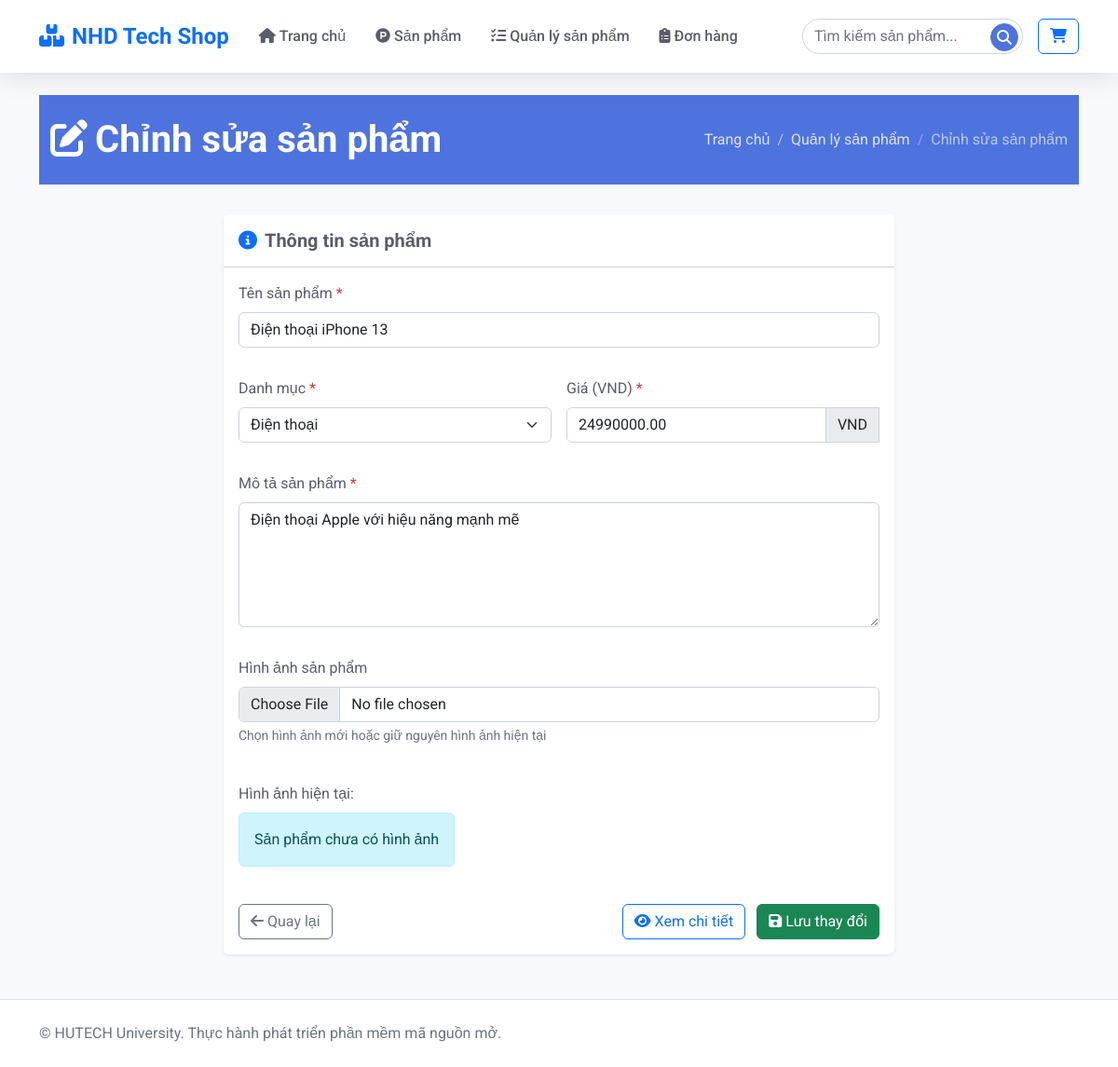
/Product/edit/2, run on the app's committed database.
### tables this page shows
CREATE TABLE IF NOT EXISTS product (
 id INT AUTO_INCREMENT PRIMARY KEY,
 name VARCHAR(100) NOT NULL,
 description TEXT,
 price DECIMAL(10,2) NOT NULL,
 image VARCHAR(255) DEFAULT NULL,
 category_id INT,
 FOREIGN KEY (category_id) REFERENCES category(id) ON DELETE CASCADE
);

CREATE TABLE IF NOT EXISTS category (
 id INT AUTO_INCREMENT PRIMARY KEY,
 name VARCHAR(100) NOT NULL,
 description TEXT
);

### index.php (called while the page is built, shortened)
<?php
require_once 'app/models/ProductModel.php';
require_once 'app/models/CategoryModel.php';
$url = $_GET['url'] ?? '';
$url = rtrim($url, '/');
$url = filter_var($url, FILTER_SANITIZE_URL);
$url = explode('/', $url);
$action = isset($url[1]) && $url[1] != '' ? $url[1] : 'index';
$controller = new $controllerName();
call_user_func_array([$controller, $action], array_slice($url, 2));

### app/config/database.php (called while the page is built, shortened)
<?php
class Database {
    private $host = "localhost";
    private $db_name = "my_store";
    private $username = "root";
    private $password = "";
    public function getConnection() {
        $this->conn = null;
        try {
            $this->conn = new PDO("mysql:host=" . $this->host . ";dbname=" . $this->db_name, $this->username, $this->password);
            $this->conn->exec("set names utf8");
        } catch(PDOException $exception) {
            echo "Connection error: " . $exception->getMessage();
        }
        return $this->conn;
    }
}

### app/models/ProductModel.php (called while the page is built, shortened)
<?php
class ProductModel
{
    private $conn;
    private $table_name = "product";
    public function __construct($db)
    {
        $this->conn = $db;
    }
    public function getProductById($id)
    {
        $query = "SELECT p.*, c.name as category_name
                  FROM " . $this->table_name . " p
                  LEFT JOIN category c ON p.category_id = c.id
                  WHERE p.id = :id";
        $stmt = $this->conn->prepare($query);
        $stmt->bindParam(':id', $id);
        $stmt->execute();
        $result = $stmt->fetch(PDO::FETCH_OBJ);
        return $result;
    }
}

### app/models/CategoryModel.php (called while the page is built, shortened)
<?php
class CategoryModel
{
    private $conn;
    private $table_name = "category";
    public function __construct($db)
    {
        $this->conn = $db;
    }
    public function getCategories()
    {
        $query = "SELECT id, name, description FROM " . $this->table_name . " ORDER BY name ASC";
        $stmt = $this->conn->prepare($query);
        $stmt->execute();
        $result = $stmt->fetchAll(PDO::FETCH_OBJ);
        return $result;
    }
}
?>

### app/views/product/edit.php (the view, shortened to what this page needs)
<?php include 'app/views/shares/header.php'; ?>
<div class="admin-header">
    <div class="container">
        <div class="row align-items-center">
            <div class="col-md-6">
                <h1 class="admin-title">
                    <i class="fas fa-edit me-2"></i>Chỉnh sửa sản phẩm
                </h1>
            </div>
            <div class="col-md-6">
                <nav aria-label="breadcrumb">
                    <ol class="breadcrumb justify-content-md-end mb-0">
                        <li class="breadcrumb-item"><a href="/webbanhang/Product/">Trang chủ</a></li>
                        <li class="breadcrumb-item"><a href="/webbanhang/Product/manage">Quản lý sản phẩm</a></li>
                        <li class="breadcrumb-item active" aria-current="page">Chỉnh sửa sản phẩm</li>
                    </ol>
                </nav>
            </div>
        </div>
    </div>
</div>
<div class="container mt-4">
    <div class="row">
        <div class="col-lg-8 mx-auto">
            <div class="card border-0 shadow-sm">
                <div class="card-header bg-white py-3">
                    <h5 class="card-title mb-0 fw-bold">
                        <i class="fas fa-info-circle me-2 text-primary"></i>Thông tin sản phẩm
                    </h5>
                </div>
                <div class="card-body">
                    <form method="POST" action="/webbanhang/Product/update" enctype="multipart/form-data" onsubmit="return validateForm();" class="needs-validation" novalidate>
                        <div class="row g-3">
                            <div class="col-md-12 mb-3">
                                <label for="name" class="form-label">Tên sản phẩm <span class="text-danger">*</span></label>
                                <input type="text" id="name" name="name" class="form-control" value="<?php echo htmlspecialchars($product->name, ENT_QUOTES, 'UTF-8'); ?>" required>
                            </div>
                            <div class="col-md-6 mb-3">
                                <label for="category_id" class="form-label">Danh mục <span class="text-danger">*</span></label>
                                <select id="category_id" name="category_id" class="form-select" required>
                                    <?php foreach ($categories as $category): ?>
                                        <option value="<?php echo $category->id; ?>" <?php echo $category->id == $product->category_id ? 'selected' : ''; ?>>
                                            <?php echo htmlspecialchars($category->name, ENT_QUOTES, 'UTF-8'); ?>
                                        </option>
                                    <?php endforeach; ?>
                                </select>
                            </div>
                            <div class="col-md-6 mb-3">
                                <label for="price" class="form-label">Giá (VND) <span class="text-danger">*</span></label>
                                <div class="input-group">
                                    <input type="number" id="price" name="price" class="form-control" step="1000" min="0" value="<?php echo htmlspecialchars($product->price, ENT_QUOTES, 'UTF-8'); ?>" required>
                                    <span class="input-group-text">VND</span>
                                </div>
                            </div>
                            <div class="col-md-12 mb-3">
                                <label for="description" class="form-label">Mô tả sản phẩm <span class="text-danger">*</span></label>
                                <textarea id="description" name="description" class="form-control" rows="5" required><?php echo htmlspecialchars($product->description, ENT_QUOTES, 'UTF-8'); ?></textarea>
                            </div>
                            <div class="col-md-12 mb-3">
                                <label for="image" class="form-label">Hình ảnh sản phẩm</label>
                                <input type="file" id="image" name="image" class="form-control" accept="image/*">
                                <div class="form-text">Chọn hình ảnh mới hoặc giữ nguyên hình ảnh hiện tại</div>
                            </div>
                            <div class="col-md-12 mb-3">
                                <div class="current-image mt-2">
                                    <label class="form-label">Hình ảnh hiện tại:</label>
                                    <div class="d-flex align-items-center">
                                        <?php if ($product->image): ?>
                                            <img src="/webbanhang/<?php echo $product->image; ?>" alt="Current Image" class="img-thumbnail me-3" style="max-height: 150px;">
                                            <div class="form-check">
                                                <input class="form-check-input" type="checkbox" id="removeImage" name="remove_image" value="1">
                                                <label class="form-check-label" for="removeImage">
                                                    Xóa hình ảnh
                                                </label>
                                            </div>
                                        <?php else: ?>
                                            <div class="alert alert-info mb-0">Sản phẩm chưa có hình ảnh</div>
                                        <?php endif; ?>
                                    </div>
                                </div>
                            </div>
                        </div>
                        <div class="d-flex justify-content-between mt-4">
                            <a href="/webbanhang/Product/manage" class="btn btn-outline-secondary">
                                <i class="fas fa-arrow-left me-1"></i>Quay lại
                            </a>
                            <div>
                                <a href="/webbanhang/Product/show/<?php echo $product->id; ?>" class="btn btn-outline-primary me-2">
                                    <i class="fas fa-eye me-1"></i>Xem chi tiết
                                </a>
                                <button type="submit" class="btn btn-success">
                                    <i class="fas fa-save me-1"></i>Lưu thay đổi
                                </button>
                            </div>
                        </div>
                    </form>
                </div>
            </div>
        </div>
    </div>
</div>
<?php include 'app/views/shares/footer.php'; ?>

### app/views/shares/header.php (style rules this page uses)
:root { --primary-color: #4e73df; --secondary-color: #f8f9fc; --accent-color: #e74a3b; --text-color: #5a5c69; --light-color: #f8f9fc; --dark-color: #2e3148; --success-color: #1cc88a; --info-color: #36b9cc; --warning-color: #f6c23e; --danger-color: #e74a3b; }
body { font-family: 'Roboto', sans-serif; color: var(--text-color); background-color: #f8f9fc; }
.card { border: none; box-shadow: 0 0.15rem 1.75rem 0 rgba(58, 59, 69, 0.1); transition: transform 0.3s, box-shadow 0.3s; }
.admin-header { background-color: var(--primary-color); color: white; padding: 1.5rem 0; margin-bottom: 2rem; }
.admin-title { font-weight: 700; margin-bottom: 0; }
.breadcrumb-item a { color: white; opacity: 0.8; text-decoration: none; }
.breadcrumb-item.active { color: white; opacity: 0.6; }
.breadcrumb-item+.breadcrumb-item::before { color: white; opacity: 0.6; }

### app/views/product/edit.php (style rules this page uses)
.admin-header { background-color: #4e73df; color: white; padding: 1.5rem 0; margin-bottom: 2rem; }
.breadcrumb-item a { color: white; opacity: 0.8; text-decoration: none; }
.breadcrumb-item.active { color: white; opacity: 0.6; }
.breadcrumb-item+.breadcrumb-item::before { color: white; opacity: 0.6; }

### data on the page
product: name "Điện thoại iPhone 13", category_id "Điện thoại", price "24990000.00", description "Điện thoại Apple với hiệu năng mạnh mẽ"
